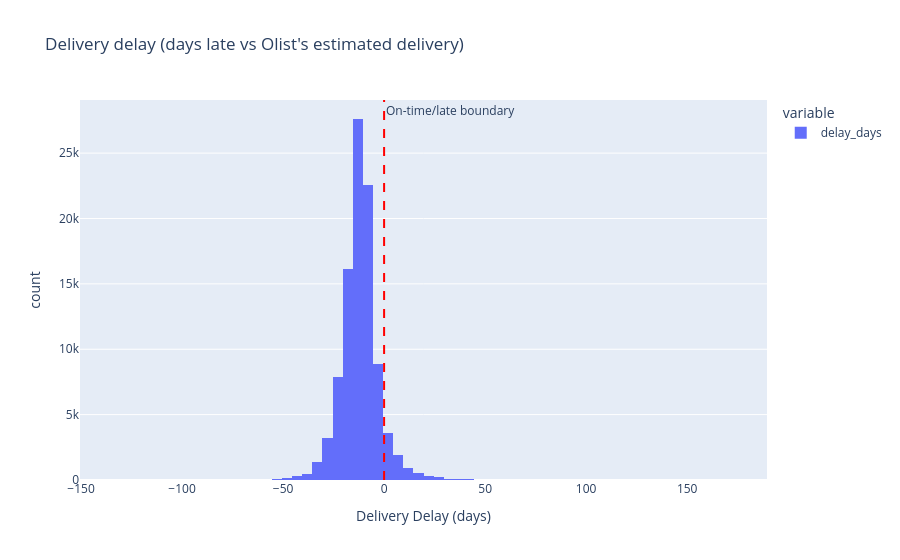

This figure's notebook cell:
### Markdown cell above
### Delivery time distribution

**Insight**: Olist over-promises delivery time aggressively as a customer-experience strategy. The median order arrives 12 days before its estimated delivery date, and only 6.8% of delivered orders are actually late (6,534 of 96,470). The marketplace runs on under-promise, over-deliver: estimates carry roughly two weeks of safety buffer, which sets up a positive surprise for most customers.

**Method**: Histogram of `delay_days = order_delivered_customer_date - order_estimated_delivery_date`, computed on the delivered-orders subset and de-duplicated to one row per order (the master DataFrame is at the order_items level, so multi-item orders would otherwise be over-counted). Negative values mean early, positive mean late. A vertical line at zero separates the early/on-time region from the late region. Reported median (not mean) and percentage late, since the long right tail of extreme delays would skew a mean.

**Trade-off**: Aggregating to a single nationwide distribution loses the per-state and per-seller structure. Northern Brazilian states (Amazonas, Pará, Roraima) likely have substantially longer transit times than the southeastern hubs (São Paulo, Rio de Janeiro), and individual seller reliability varies widely. Phase 2's deeper delivery analysis will decompose those dimensions; Phase 1 gives only the marketplace-wide overview.

**Gotcha**: A 6.8% late rate sounds excellent in isolation, but the bimodal review distribution from the previous chart shows 11.5% of customers leave 1-star reviews. Late delivery alone cannot account for the full negative tail. The remaining dissatisfaction must come from other sources: product mismatch, packaging damage, seller communication, or post-purchase support. Phase 8's NLP analysis on the Portuguese review text will eventually decompose what those 1-star reviews actually complain about.

### Code cell
# Delivery delay distribution. delay_days = actual - estimated.
# Negative means early, positive means late. Vertical line at 0
# separates on-time/early from late. Use the `delivered` DataFrame
# (already filtered to delivered orders in cell 1).
delay = delivered.drop_duplicates("order_id")["delay_days"].dropna()

n_total = len(delay)
n_late = int((delay > 0).sum())
median_delay = float(delay.median())
pct_late = round(n_late / n_total * 100, 1)

print(f"Total delivered orders: {n_total:,}")
print(f"Median delay: {median_delay:.1f} days (negative = early)")
print(f"Late orders: {n_late:,} ({pct_late}%)")

fig_delivery_delay = px.histogram(
    delay,
    nbins=80,
    labels={"value": "Delivery Delay (days)", "count": "Number of Orders"},
    title="Delivery delay (days late vs Olist's estimated delivery)"
) 
fig_delivery_delay.add_vline(x=0, line_dash="dash", line_color="red", annotation_text="On-time/late boundary")
fig_delivery_delay.show()

### Figure 1 — Plotly figure (JSON) as saved in the notebook; plotly's stock layout.template omitted (floating-point values rounded to 4 significant figures; data arrays with more than 128 entries replaced by an {"elided": "..."} marker saying what was removed)
{"data": [{"bingroup": "x", "hovertemplate": "variable=delay_days<br>Delivery Delay (days)=%{x}<br>count=%{y}<extra></extra>", "legendgroup": "delay_days", "marker": {"color": "#636efa", "pattern": {"shape": ""}}, "name": "delay_days", "nbinsx": 80, "orientation": "v", "showlegend": true, "type": "histogram", "x": {"elided": "96470 float values"}, "xaxis": "x", "yaxis": "y"}], "layout": {"annotations": [{"showarrow": false, "text": "On-time/late boundary", "x": 0, "xanchor": "left", "xref": "x", "y": 1, "yanchor": "top", "yref": "y domain"}], "barmode": "relative", "legend": {"title": {"text": "variable"}, "tracegroupgap": 0}, "shapes": [{"line": {"color": "red", "dash": "dash"}, "type": "line", "x0": 0, "x1": 0, "xref": "x", "y0": 0, "y1": 1, "yref": "y domain"}], "title": {"text": "Delivery delay (days late vs Olist's estimated delivery)"}, "xaxis": {"anchor": "y", "domain": [0, 1], "title": {"text": "Delivery Delay (days)"}}, "yaxis": {"anchor": "x", "domain": [0, 1], "title": {"text": "count"}}}}
